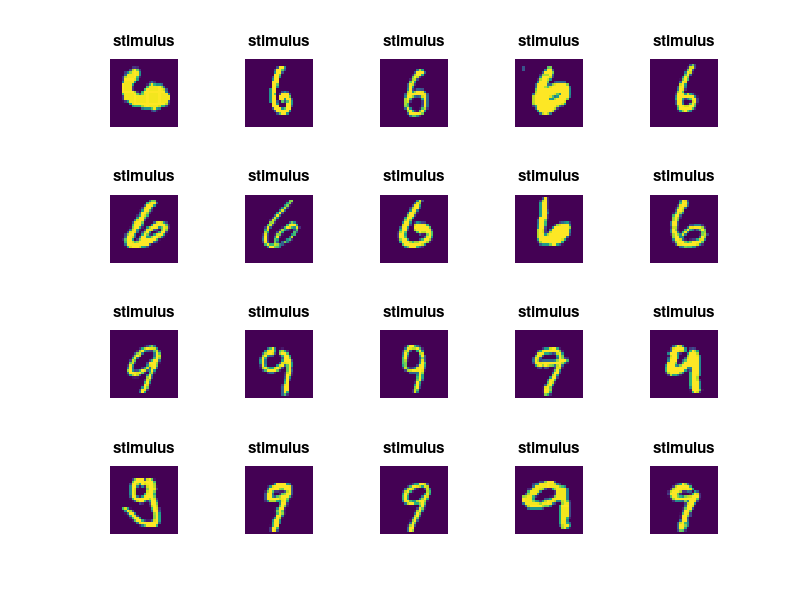

MATLAB code for this plot:
% Task 1

%% Load the dataset.

load('69dataset2.mat');

%% Normalize X and Y to have zero mean and unit variance. Tip: Recall that
% normalization means subtracting the mean of each pixel/voxel from itself
% and dividng it by its standard deviation. You can use zscore function.

[X, mu, sigma] = zscore(X);
X_prior        = zscore(X_prior);
Y              = zscore(Y);

%% Visualize some of the stimuli. Tip: You can use reshape and imagesc
% functions.

figure;

for i = 1 : 10
    x = reshape(X(i, :) .* sigma + mu, 28, 28);
    
    subplot(4, 5, i);
    imagesc(x);
    title('stimulus');
    
    axis off;
    axis square;
    axis tight;
end

for i = 11 : 20
    x = reshape(X(i + 50, :) .* sigma + mu, 28, 28);
    
    subplot(4, 5, i);
    imagesc(x);
    title('stimulus');
    
    axis off;
    axis square;
    axis tight;
end

%% Split X and Y in two parts called X_training and X_test, and Y_training
% and Y_test. The training set should contain 80 stimulus-response pairs
% (40 pairs for sixes and 40 pairs for nines). The test set should contain
% 20 stimulus-response pairs (10 pairs for sixes and 10 pairs for nines).

X_training = X([1 : 40 51 : 90], :);
X_test     = X([41 : 50 91 : end], :);
Y_training = Y([1 : 40 51 : 90], :);
Y_test     = Y([41 : 50 91 : end], :);
